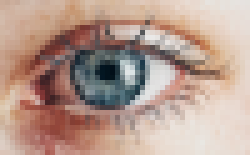
#> input picture Imagens/Olho.png, 50 x 31 px, found by its file name (shown 5 times larger)
$ python 'Interpolação de Imagem - INTER_LINEAR - Versão 1.0.0.py'
#> lines starting #> are read from the running program, lines starting #| are printed output that depends on the picture
#
########################################################################
# Importação das Bibliotecas Necessárias
########################################################################
#
import cv2 as cv
import numpy as np
import matplotlib.pyplot as plt
import os
from pathlib import Path

#
########################################################################
# Funções de Apoio
########################################################################
#
def LimpaTerminal ():
    if os.name == "nt":
       _ = os.system( "cls" )
    else:
      _ = os.system( "clear ")
    return ()

def CenarioInterpolacaoImagem ( imgOriginal, imgDobro, imgMetade, strTituloDobro, strTituloMetade ):
    Grafico = plt.figure( )

    Grafico.add_subplot(1,3,1)
    plt.imshow(imgOriginal )
    plt.title("Original")

    Grafico.add_subplot(1,3,2)
    plt.imshow(imgDobro )
    plt.title(strTituloDobro)

    Grafico.add_subplot(1,3,3)
    plt.imshow(imgMetade )
    plt.title(strTituloMetade)

    plt.tight_layout()
    plt.show ()
    return ()

def EscalaImagemProporcao (imgOriginal, EscalaX, EscalaY, MetodoInterpolacao ):
    return (cv.resize ( imgOriginal,
                        None,
                        fx=EscalaX,
                        fy=EscalaY,
                        interpolation = MetodoInterpolacao ))

#
########################################################################
# Definições Gerais
########################################################################
#
NomeImagem  = "Olho.png"
dirRaiz = Path.home()
dirBase = "Atividades/LocalCV"
dirImagem = "Imagens"
dirCaminhoImagem = str(Path(dirRaiz, dirBase, dirImagem, NomeImagem))

#
########################################################################
# Lendo e Reduzindo a Imagem
########################################################################
#
imgBase = cv.imread ( dirCaminhoImagem, cv.IMREAD_COLOR)
#> imgBase is the input picture: shape (31, 50, 3); mean B, G, R 143.3, 155.5, 182.5

#
########################################################################
# Checando se a Imagem Foi Lida com Sucesso
########################################################################
#
if imgBase is None:
   LimpaTerminal ()
   print( "Não Foi Localizada a Imagem : ", NomeImagem)
   exit ()

#
########################################################################
# Convertendo para Matplotlib
########################################################################
#
imgBase = cv.cvtColor ( imgBase, cv.COLOR_BGR2RGB )

#
########################################################################
# Executa o Aumento e Redução da Imagem
########################################################################
#
CenarioInterpolacaoImagem ( imgBase,
                            EscalaImagemProporcao(imgBase,2,2,cv.INTER_LINEAR),
                            EscalaImagemProporcao(imgBase,.5,.5,cv.INTER_NEAREST),
                            "2 x Original",
                            "1/2 x Original")
#> in EscalaImagemProporcao, `return (cv.resize ( imgOriginal, None, fx=EscalaX, fy=EscalaY, interpo..`:
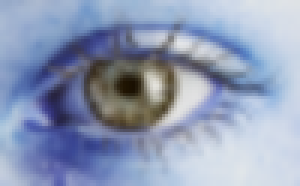
#> returned value: shape (62, 100, 3) (shown 3 times larger); mean of channels 0, 1, 2 182.5, 155.4, 143.2; drawn as B, G, R
#> in CenarioInterpolacaoImagem, `plt.show ()`:
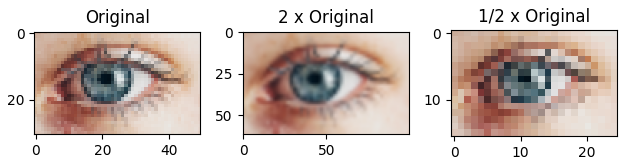
#> figure drawn by matplotlib, 3 panels

########################################################################
# FIM DO PROGRAMA
########################################################################
#
